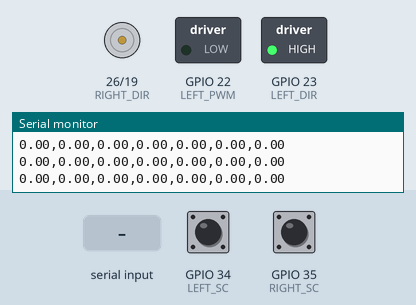
Recording of a sketch running on a simulated ESP32. Shown: direction and speed pins drawn as motors (green arrow = direction pin HIGH = forward, orange = LOW = backward, longer = more drive), switched loads named in the sketch (green lamp = pin HIGH), the last lines printed to the serial monitor. Inputs (shaded band) come from the test bench; at power-on: GPIO 34 (LEFT_SC) HIGH, GPIO 35 (RIGHT_SC) HIGH.

Above: at 1.2 s.
1.3 s: "V,1\n" received over Serial
At 2.0 s:
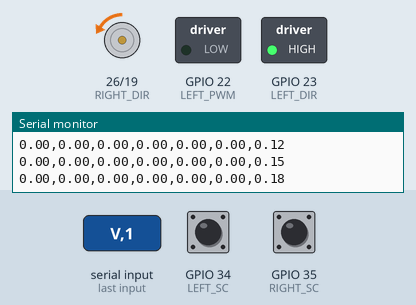
4.3 s: "V,150\n" received over Serial
At 6.76 s:
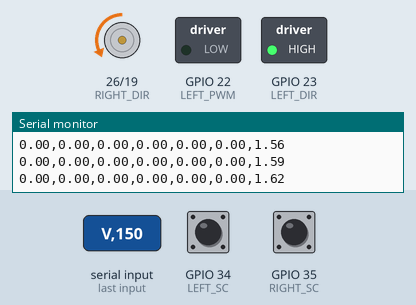
7.3 s: "S\n" received over Serial
8.8 s: "v,1\n" received over Serial
At 9.6 s:
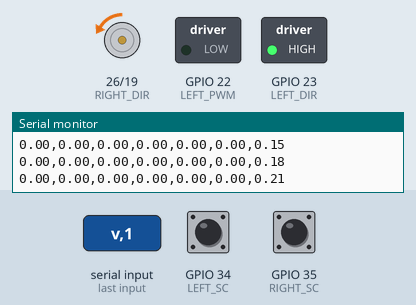
11.8 s: "M,1\n" received over Serial
Timing chart, 0 to 14.3 s (numbered marks = the images above; inputs shaded):
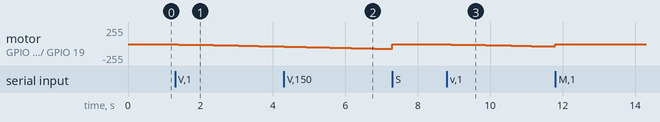

Measured:
- after the input at 1.3 s, motor on GPIO 26 (RIGHT_DIR) / GPIO 19 (RIGHT_PWM): moves from stopped to backward 37/255 over 2.8 s, starting after 0.11 s
- after the input at 8.8 s, motor on GPIO 26 (RIGHT_DIR) / GPIO 19 (RIGHT_PWM): moves from stopped to backward 37/255 over 2.8 s, starting after 0.12 s

The sketch:

speed_controller.ino
```cpp
#include <math.h>

#define LEFT_PWM     22
#define LEFT_DIR     23
#define LEFT_SC      34
#define RIGHT_PWM    19
#define RIGHT_DIR    26
#define RIGHT_SC     35

#define LEFT_PWM_CH   2
#define RIGHT_PWM_CH  1
#define PWM_FREQ      1000
#define PWM_RES       8
#define MAX_PWM       80

#define DEBOUNCE_TIME_US       1000
#define ENCODER_PRINT_INTERVAL 100

#define LEFT_FORWARD   HIGH
#define RIGHT_FORWARD  LOW

#define WHEEL_DIAMETER_M    0.165f
#define WHEEL_SEPARATION_M  0.521f
#define PULSES_PER_REV      45

#define FILTER_ALPHA 0.3f

// Forward calibration
#define LEFT_SLOPE_FWD     0.0411f
#define LEFT_INTERCEPT_FWD -0.2392f
#define RIGHT_SLOPE_FWD    0.0267f
#define RIGHT_INTERCEPT_FWD -0.0816f

// Reverse calibration (swapped characteristics)
#define LEFT_SLOPE_REV     0.0267f   // Left reverse = Right forward
#define LEFT_INTERCEPT_REV -0.0816f
#define RIGHT_SLOPE_REV    0.0411f   // Right reverse = Left forward
#define RIGHT_INTERCEPT_REV -0.2392f

// Gain scheduling (uses absolute speed for both directions)
#define KP_L_LOW  5.0f
#define KI_L_LOW  0.05f
#define KD_L_LOW  0.01f
#define KP_R_LOW  5.5f
#define KI_R_LOW  0.05f
#define KD_R_LOW  0.01f

#define KP_L_MED  1.5f
#define KI_L_MED  0.10f
#define KD_L_MED  0.03f
#define KP_R_MED  2.0f
#define KI_R_MED  0.12f
#define KD_R_MED  0.03f

#define KP_L_HIGH 1.0f
#define KI_L_HIGH 0.15f
#define KD_L_HIGH 0.05f
#define KP_R_HIGH 1.5f
#define KI_R_HIGH 0.18f
#define KD_R_HIGH 0.05f

#define MIN_START_PWM 10
#define MAX_ACCELERATION 0.3f


#define LOW_SPEED_PWM_PER_MPS 30.0f
#define LOW_SPEED_THRESHOLD 0.3f

float x = 0.0;
float y = 0.0;
float theta = 0.0;

unsigned long samplerate = 50;

float vl = 0.0;
float vr = 0.0;
float filteredVl = 0.0;
float filteredVr = 0.0;

float targetVl = 0.0;
float targetVr = 0.0;
float rampedVl = 0.0;
float rampedVr = 0.0;

float prevErrorVl = 0.0;
float integralVl = 0.0;
float outputVl = 0.0;
float prevErrorVr = 0.0;
float integralVr = 0.0;
float outputVr = 0.0;

float kp_l, ki_l, kd_l;
float kp_r, ki_r, kd_r;

volatile long lastLeftPulses = 0;
volatile long lastRightPulses = 0;
volatile long leftPulses = 0;
volatile long rightPulses = 0;

volatile unsigned long lastLeftInterrupt = 0;
volatile unsigned long lastRightInterrupt = 0;

volatile bool leftEncoderDirection = true;
volatile bool rightEncoderDirection = true;

unsigned long lastEncoderPrint = 0;
unsigned long lastSpeedMeasure = 0;
unsigned long lastPIDTime = 0;
unsigned long lastRampTime = 0;

void normalizeAngle() {
  while (theta > PI) theta -= 2 * PI;
  while (theta < -PI) theta += 2 * PI;
}

void updateOdometry() {
  noInterrupts();
  long del_left = leftPulses - lastLeftPulses;
  long del_right = rightPulses - lastRightPulses;
  lastLeftPulses = leftPulses;
  lastRightPulses = rightPulses;
  interrupts();

  float dl = (del_left * PI * WHEEL_DIAMETER_M) / PULSES_PER_REV;
  float dr = (del_right * PI * WHEEL_DIAMETER_M) / PULSES_PER_REV;

  float dc = (dl + dr) / 2.0f;
  float del_theta = (dr - dl) / WHEEL_SEPARATION_M;

  x += dc * cos(theta);
  y += dc * sin(theta);
  theta += del_theta;

  normalizeAngle();
}

void IRAM_ATTR leftISR() {
  unsigned long now = micros();
  if (now - lastLeftInterrupt >= DEBOUNCE_TIME_US) {
    lastLeftInterrupt = now;
    leftPulses += leftEncoderDirection ? 1 : -1;
  }
}

void IRAM_ATTR rightISR() {
  unsigned long now = micros();
  if (now - lastRightInterrupt >= DEBOUNCE_TIME_US) {
    lastRightInterrupt = now;
    rightPulses += rightEncoderDirection ? 1 : -1;
  }
}

void MeasureWheelSpeeds(float dt) {
  static volatile long prevLeftPulses = 0;
  static volatile long prevRightPulses = 0;
  static unsigned long prevTime = 0;

  noInterrupts();
  long currentLeftPulses = leftPulses;
  long currentRightPulses = rightPulses;
  interrupts();

  long deltaLeft = currentLeftPulses - prevLeftPulses;
  long deltaRight = currentRightPulses - prevRightPulses;

  float distLeft = (deltaLeft * PI * WHEEL_DIAMETER_M) / PULSES_PER_REV;
  float distRight = (deltaRight * PI * WHEEL_DIAMETER_M) / PULSES_PER_REV;

  float rawVl = distLeft / dt;
  float rawVr = distRight / dt;

  filteredVl = FILTER_ALPHA * rawVl + (1.0f - FILTER_ALPHA) * filteredVl;
  filteredVr = FILTER_ALPHA * rawVr + (1.0f - FILTER_ALPHA) * filteredVr;

  vl = rawVl;
  vr = rawVr;

  prevLeftPulses = currentLeftPulses;
  prevRightPulses = currentRightPulses;
  prevTime = millis();
}

void updateGains(float speed) {
  float absSpeed = fabs(speed);

  if (absSpeed < 0.15f) {
    kp_l = KP_L_LOW;
    ki_l = KI_L_LOW;
    kd_l = KD_L_LOW;
    kp_r = KP_R_LOW;
    ki_r = KI_R_LOW;
    kd_r = KD_R_LOW;
  } else if (absSpeed < 0.40f) {
    kp_l = KP_L_MED;
    ki_l = KI_L_MED;
    kd_l = KD_L_MED;
    kp_r = KP_R_MED;
    ki_r = KI_R_MED;
    kd_r = KD_R_MED;
  } else {
    kp_l = KP_L_HIGH;
    ki_l = KI_L_HIGH;
    kd_l = KD_L_HIGH;
    kp_r = KP_R_HIGH;
    ki_r = KI_R_HIGH;
    kd_r = KD_R_HIGH;
  }
}

float pidControl(float target, float current, float dt, float kp, float ki, float kd, float &prevError, float &integral) {
  float error = target - current;

  float P = kp * error;

  integral += error * dt;
  integral = constrain(integral, -MAX_PWM/4, MAX_PWM/4);
  float I = ki * integral;

  float D = kd * (error - prevError) / dt;

  float output = P + I + D;
  prevError = error;

  return output;
}

void resetPID() {
  prevErrorVl = 0;
  integralVl = 0;
  prevErrorVr = 0;
  integralVr = 0;
  outputVl = 0;
  outputVr = 0;
}

void setMotors(int leftPwm, int rightPwm) {
  leftPwm = constrain(leftPwm, -MAX_PWM, MAX_PWM);
  rightPwm = constrain(rightPwm, -MAX_PWM, MAX_PWM);

  if (leftPwm >= 0) {
    digitalWrite(LEFT_DIR, LEFT_FORWARD);
    leftEncoderDirection = true;
  } else {
    digitalWrite(LEFT_DIR, !LEFT_FORWARD);
    leftEncoderDirection = false;
  }
  ledcWrite(LEFT_PWM_CH, abs(leftPwm));

  if (rightPwm >= 0) {
    digitalWrite(RIGHT_DIR, RIGHT_FORWARD);
    rightEncoderDirection = true;
  } else {
    digitalWrite(RIGHT_DIR, !RIGHT_FORWARD);
    rightEncoderDirection = false;
  }
  ledcWrite(RIGHT_PWM_CH, abs(rightPwm));
}

void setVelocity(float targetLeft, float targetRight) {
  targetVl = targetLeft;
  targetVr = targetRight;
  resetPID();
}

void updateVelocityRamping() {
  unsigned long now = millis();
  float dt = (now - lastRampTime) / 1000.0f;

  if (dt <= 0) return;

  if (fabs(rampedVl - targetVl) > 0.001f) {
    float step = MAX_ACCELERATION * dt;
    if (rampedVl < targetVl) {
      rampedVl = fmin(rampedVl + step, targetVl);
    } else {
      rampedVl = fmax(rampedVl - step, targetVl);
    }
  }

  if (fabs(rampedVr - targetVr) > 0.001f) {
    float step = MAX_ACCELERATION * dt;
    if (rampedVr < targetVr) {
      rampedVr = fmin(rampedVr + step, targetVr);
    } else {
      rampedVr = fmax(rampedVr - step, targetVr);
    }
  }

  lastRampTime = now;
}

int calculateFeedForward(float targetSpeed, bool isLeft) {
  if (fabs(targetSpeed) <= 0.01f) return 0;

  float absSpeed = fabs(targetSpeed);
  int sign = (targetSpeed > 0) ? 1 : -1;

  if (absSpeed < LOW_SPEED_THRESHOLD) {
    int pwm = (int)(absSpeed * LOW_SPEED_PWM_PER_MPS);
    if (pwm > 0 && pwm < MIN_START_PWM) {
      pwm = MIN_START_PWM;
    }
    return constrain(pwm * sign, -MAX_PWM, MAX_PWM);
  }

  // Direction-specific calibration
  float slope, intercept;

  if (isLeft) {
    if (sign > 0) {
      slope = LEFT_SLOPE_FWD;
      intercept = LEFT_INTERCEPT_FWD;
    } else {
      slope = LEFT_SLOPE_REV;
      intercept = LEFT_INTERCEPT_REV;
    }
  } else {

    if (sign > 0) {
      slope = RIGHT_SLOPE_FWD;
      intercept = RIGHT_INTERCEPT_FWD;
    } else {
      slope = RIGHT_SLOPE_REV;
      intercept = RIGHT_INTERCEPT_REV;
    }
  }

  int pwm = (int)((absSpeed - intercept) / slope);
  return constrain(pwm * sign, -MAX_PWM, MAX_PWM);
}

void updatePID() {
  unsigned long now = millis();
  float dt = (now - lastPIDTime) / 1000.0f;

  if (dt <= 0) return;

  updateVelocityRamping();

  updateGains(rampedVl);
  updateGains(rampedVr);

  float currentVl = filteredVl;
  float currentVr = filteredVr;

  float pidOutputL = pidControl(rampedVl, currentVl, dt, kp_l, ki_l, kd_l, prevErrorVl, integralVl);
  float pidOutputR = pidControl(rampedVr, currentVr, dt, kp_r, ki_r, kd_r, prevErrorVr, integralVr);

  int ffL = calculateFeedForward(rampedVl, true);
  int ffR = calculateFeedForward(rampedVr, false);

  int leftPwm = constrain((int)(pidOutputL + ffL), -MAX_PWM, MAX_PWM);
  int rightPwm = constrain((int)(pidOutputR + ffR), -MAX_PWM, MAX_PWM);

  setMotors(leftPwm, rightPwm);

  lastPIDTime = now;
}

void setup() {
  Serial.begin(115200);

  pinMode(LEFT_DIR, OUTPUT);
  pinMode(RIGHT_DIR, OUTPUT);
  pinMode(LEFT_SC, INPUT_PULLUP);
  pinMode(RIGHT_SC, INPUT_PULLUP);

  attachInterrupt(digitalPinToInterrupt(LEFT_SC), leftISR, RISING);
  attachInterrupt(digitalPinToInterrupt(RIGHT_SC), rightISR, RISING);

  ledcSetup(LEFT_PWM_CH, PWM_FREQ, PWM_RES);
  ledcAttachPin(LEFT_PWM, LEFT_PWM_CH);
  ledcSetup(RIGHT_PWM_CH, PWM_FREQ, PWM_RES);
  ledcAttachPin(RIGHT_PWM, RIGHT_PWM_CH);

  setMotors(0, 0);
  resetPID();
  rampedVl = 0;
  rampedVr = 0;
  lastRampTime = millis();

  Serial.println("Robot ready - Direction-aware velocity control");
  Serial.println("Commands:");
  Serial.println("  V<velL>,<velR> - Set target velocities in m/s (negative for reverse)");
  Serial.println("  S - Stop motors");
  Serial.println("  M<pwmL>,<pwmR> - Manual PWM control");
}

void loop() {
  unsigned long now = millis();

  if (now - lastSpeedMeasure >= samplerate) {
    float dt = (now - lastSpeedMeasure) / 1000.0f;
    MeasureWheelSpeeds(dt);
    lastSpeedMeasure = now;
  }

  if (now - lastPIDTime >= samplerate) {
    updatePID();
  }

  if (now - lastEncoderPrint >= ENCODER_PRINT_INTERVAL) {
    updateOdometry();
    Serial.print(x);
    Serial.print(",");
    Serial.print(y);
    Serial.print(",");
    Serial.print(theta);
    Serial.print(",");
    Serial.print(vl);
    Serial.print(",");
    Serial.print(vr);
    Serial.print(",");
    Serial.print(rampedVl);
    Serial.print(",");
    Serial.println(rampedVr);
    lastEncoderPrint = now;
  }

  if (Serial.available()) {
    String cmd = Serial.readStringUntil('\n');
    cmd.trim();

    if (cmd.startsWith("M") || cmd.startsWith("m")) {
      int commaIndex = cmd.indexOf(',');
      if (commaIndex > 0) {
        int leftPwm = cmd.substring(1, commaIndex).toInt();
        int rightPwm = cmd.substring(commaIndex + 1).toInt();
        setMotors(leftPwm, rightPwm);
        resetPID();
        targetVl = 0;
        targetVr = 0;
        rampedVl = 0;
        rampedVr = 0;
      }
    }
    else if (cmd.startsWith("V") || cmd.startsWith("v")) {
      int commaIndex = cmd.indexOf(',');
      if (commaIndex > 0) {
        float leftVel = cmd.substring(1, commaIndex).toFloat();
        float rightVel = cmd.substring(commaIndex + 1).toFloat();
        setVelocity(leftVel, rightVel);
        Serial.print("Target velocity: L=");
        Serial.print(leftVel);
        Serial.print(" m/s, R=");
        Serial.print(rightVel);
        Serial.println(" m/s");
      }
    }
    else if (cmd.equalsIgnoreCase("S")) {
      setMotors(0, 0);
      resetPID();
      targetVl = 0;
      targetVr = 0;
      rampedVl = 0;
      rampedVr = 0;
      Serial.println("Stopped");
    }
  }
}
```
